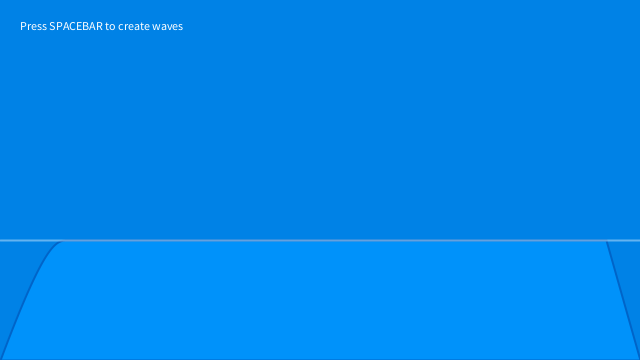
Frame 1 (no input)
Frame 60 (the mouse pressed at the canvas centre just before this capture): identical to frame 1, image omitted
Frame 120 (the mouse held since frame 60 and released just before this capture): identical to frame 1, image omitted

The Processing sketch that drew this single still picture (run headless with seeded random() and noise(); from frame 60 on, the mouse is pressed at the canvas centre):

// Processing sketch: Soft_Body_Water_Simmulation
// ── Soft_Body_Water_Simmulation.pde
/**
 * Soft-Body Water Simulation
 * Based on Ira Greenberg's Soft Body example
 * Modified to simulate water waves
 */

// Water surface parameters
int nodes = 20;  // More nodes = more detailed waves
float[] nodeX = new float[nodes];
float[] nodeY = new float[nodes];
float[] nodeStartY;  // Rest position Y-coordinates
float[] velocity = new float[nodes];  // Velocity of each node
float[] acceleration = new float[nodes];  // Acceleration of each node

// Physics parameters
float waterLevel;  // Y-position of calm water
float springing = 0.02;  // Spring constant
float damping = 0.98;  // Damping constant
float tension = 0.8;  // Tension between adjacent nodes

// Wave parameters
float waveHeight = 50;  // Maximum wave height

void setup() {
  size(640, 360);
  
  // Initialize water level at 2/3 down the screen
  waterLevel = height * 2/3;
  
  // Initialize node positions
  nodeStartY = new float[nodes];
  for (int i = 0; i < nodes; i++) {
    // Distribute nodes evenly across the width
    nodeX[i] = map(i, 0, nodes-1, 0, width);
    nodeStartY[i] = waterLevel;
    nodeY[i] = nodeStartY[i];
  }
  
  // Visual settings
  strokeWeight(2);
  frameRate(60);
}

void draw() {
  // Clear the background
  background(0, 130, 230);  // Blue background
  
  // Update water physics
  updateWaterPhysics();
  
  // Draw the water
  drawWater();
  
  // Draw calm water line for reference
  stroke(255, 100);
  line(0, waterLevel, width, waterLevel);
  
  // Add instructions
  fill(255);
  textSize(12);
  text("Press SPACEBAR to create waves", 20, 30);
}

void updateWaterPhysics() {
  // Apply forces and update positions
  for (int i = 0; i < nodes; i++) {
    // Calculate spring force (difference from rest position)
    float springForce = (nodeStartY[i] - nodeY[i]) * springing;
    
    // Apply spring force to acceleration
    acceleration[i] = springForce;
    
    // Apply tension forces from adjacent nodes
    if (i > 0) {
      float tensionForce = (nodeY[i-1] - nodeY[i]) * tension;
      acceleration[i] += tensionForce;
    }
    if (i < nodes-1) {
      float tensionForce = (nodeY[i+1] - nodeY[i]) * tension;
      acceleration[i] += tensionForce;
    }
    
    // Update velocity and position
    velocity[i] += acceleration[i];
    velocity[i] *= damping;
    nodeY[i] += velocity[i];
  }
}

void drawWater() {
  // Draw the water surface as a filled shape
  fill(0, 150, 255, 200);  // Semi-transparent blue
  stroke(0, 100, 200);
  
  beginShape();
  // Include the bottom corners to close the shape
  vertex(0, height);
  
  // Draw the water surface using curveVertex for smoothness
  for (int i = 0; i < nodes; i++) {
    curveVertex(nodeX[i], nodeY[i]);
  }
  
  vertex(width, height);
  endShape(CLOSE);
}

void keyPressed() {
  if (key == ' ') {
    // Create waves on spacebar press
    createWaves();
  }
}

void createWaves() {
  // Apply random forces to nodes to create waves
  for (int i = 0; i < nodes; i++) {
    // Create two wave sources at approximately 1/4 and 3/4 of the width
    float distFromLeftSource = abs(nodeX[i] - width/4);
    float distFromRightSource = abs(nodeX[i] - 3*width/4);
    
    // Apply force based on distance from wave sources
    if (distFromLeftSource < width/8) {
      velocity[i] -= random(5, 15) * map(distFromLeftSource, 0, width/8, 1, 0);
    }
    
    if (distFromRightSource < width/8) {
      velocity[i] -= random(5, 15) * map(distFromRightSource, 0, width/8, 1, 0);
    }
  }
}
